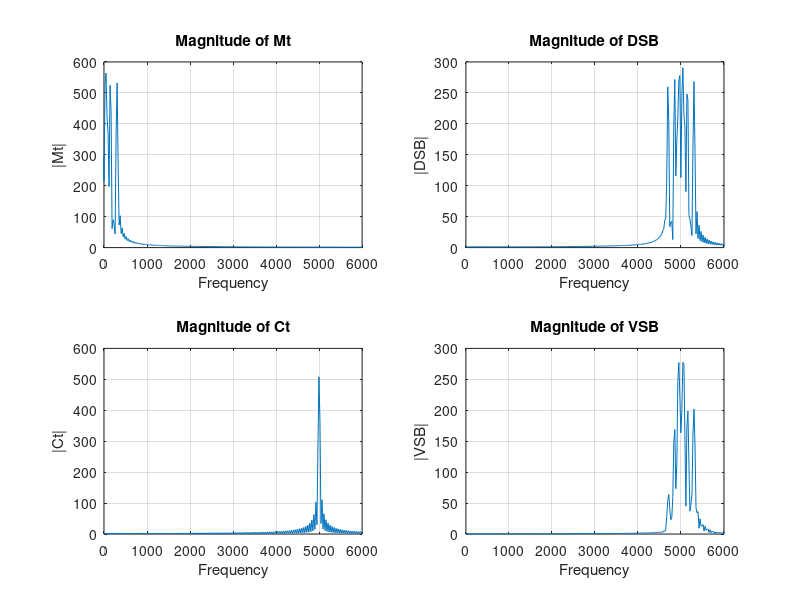

Source code (MATLAB):
Num1 = load('bandpass_5000_5500.mat','Num');
bp = Num1.Num;
fs=48000;

n = 0:1023;
mt = sin(2*pi*50*n/fs) + sin(2*pi*80*n/fs) + sin(2*pi*150*n/fs) + sin(2*pi*300*n/fs);
ct = sin(2*pi*5000*n/fs);
dsb = mt.*ct;
vsb=filter(bp,1,dsb);
k = -1023:1023; 
w = (pi/1023)*k;  

% frequency between -pi and +pi
Mt = mt*(exp(-1i*pi/1023)).^(n'*k);  % DTFT of mt
Ct = ct*(exp(-1i*pi/1023)).^(n'*k);  % DTFT of ct
DSB = dsb*(exp(-1i*pi/1023)).^(n'*k);  % DTFT of dsb
VSB = vsb*(exp(-1i*pi/1023)).^(n'*k);  % DTFT of vsb

% Tín hiệu ngõ vào điều chế 
subplot(2,2,1); plot(w*fs/(2*pi),abs(Mt)); grid; 
xlabel('Frequency'); ylabel('|Mt|');
title('Magnitude of Mt');
axis([0 6000 0 600])

 % Tín hiệu sóng mang 
subplot(2,2,3); plot(w*fs/(2*pi),abs(Ct)); grid;
xlabel('Frequency'); ylabel('|Ct|');
title('Magnitude of Ct');
axis([0 6000 0 600])

 % Tín hiệu DSB
subplot(2,2,2); plot(w*fs/(2*pi),abs(DSB)); grid;
xlabel('Frequency'); ylabel('|DSB|');
title('Magnitude of DSB');
axis([0 6000 0 300])

 % Tính hiệu VSB
subplot(2,2,4); plot(w*fs/(2*pi),abs(VSB)); grid;
xlabel('Frequency'); ylabel('|VSB|');
title('Magnitude of VSB');
axis([0 6000 0 300])
